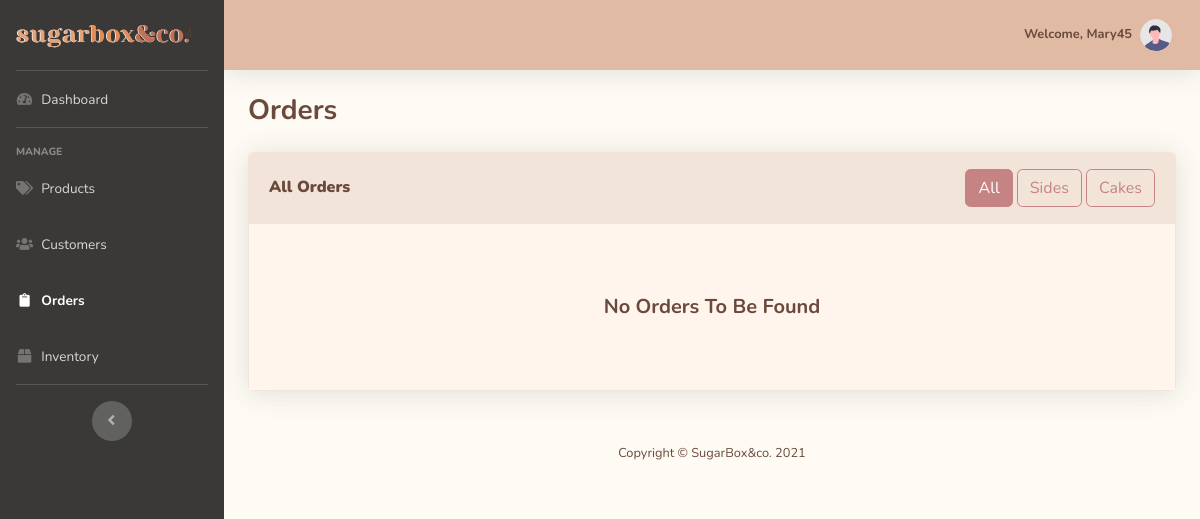
The app's page /admin-src/orders.php (signed in), older data.
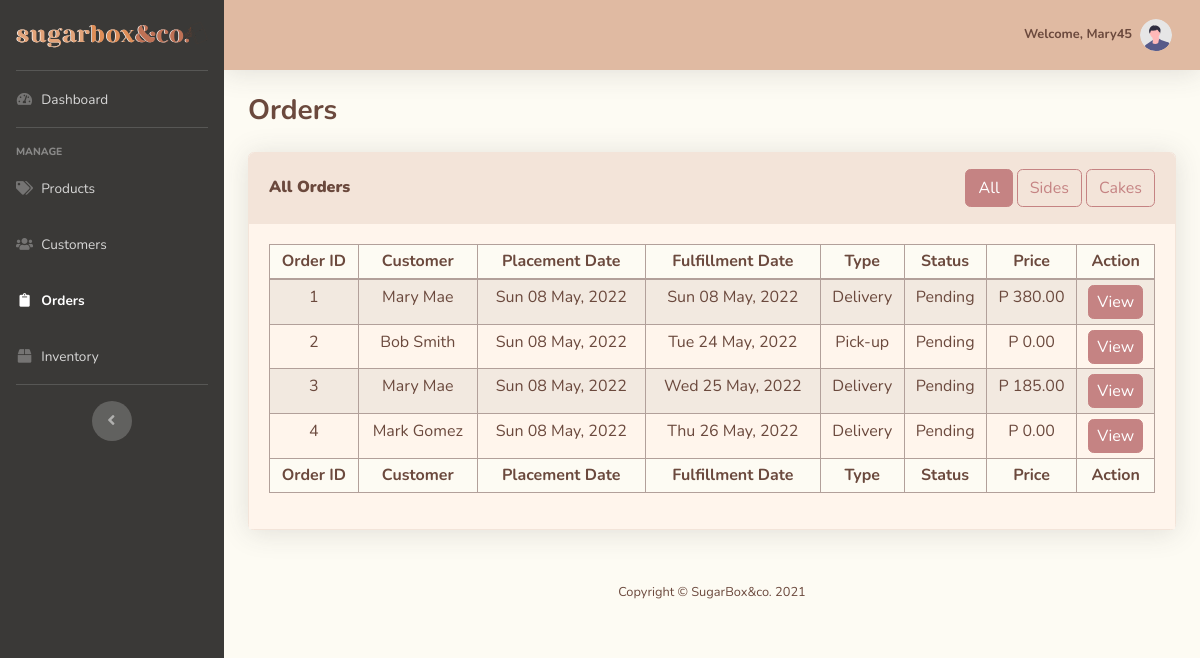
The same page, newer data.
### tables this page shows
CREATE TABLE `orders` (
  `Order_ID` int(11) NOT NULL,
  `Cust_ID` int(11) NOT NULL,
  `Order_Placement_Date` date NOT NULL DEFAULT current_timestamp(),
  `Order_Fullfilment_Date` date NOT NULL,
  `Order_Type` enum('Pick-up','Delivery','','') NOT NULL COMMENT '''Pick-up'', ''Delivery''',
  `Order_Status` enum('Pending','In progress','Ready for pick-up','Delivering','Delivery failed','Claimed','Cancelled') NOT NULL COMMENT '''Pending'',''In progress'',''Ready for pick-up'',''Delivering'',''Delivery failed'',''Claimed'',''Cancelled''',
  `Total_Price` float(15,2) NOT NULL
);

CREATE TABLE `customer` (
  `Cust_ID` int(11) NOT NULL,
  `Cust_FName` varchar(40) NOT NULL,
  `Cust_LName` varchar(40) NOT NULL,
  `Cust_ContactNo` varchar(11) NOT NULL,
  `Cust_Address` varchar(40) NOT NULL
);

### admin-src/orders.php (the view, shortened to what this page needs)
<?php
include 'includes/header.php';
include 'includes/sidebar.php';
include 'includes/topbar.php'
?>
<head>
</head>
<div class="container-fluid">
    <div class="d-sm-flex align-items-center justify-content-between mb-4">
        <h1 class="h3 mb-0 text-content"><strong>Orders</strong></h1>
    </div>
    <div class="card shadow mb-4 border-section">
        <div class="card-header py-3 bg-section border-section">
            <div class="d-sm-flex align-items-center justify-content-between">
                <h6 class="m-0 font-weight-bold text-content"><strong>All Orders</strong></h6>
                <div>
                    <a href="orders.php?q=all" type="button" class="btn <?php echo (isset($_GET['q']) && $_GET['q'] == 'all') || !isset($_GET['q']) ? 'btn-subheading' : 'btn-outline-subheading' ?>">All</a>
                    <a href="orders.php?q=sides" type="button" class="btn <?php echo isset($_GET['q']) && $_GET['q'] == 'sides' ? 'btn-subheading' : 'btn-outline-subheading' ?>">Sides</a>
                    <a href="orders.php?q=cakes" type="button" class="btn <?php echo isset($_GET['q']) && $_GET['q'] == 'cakes' ? 'btn-subheading' : 'btn-outline-subheading' ?>">Cakes</a>
                </div>
            </div>
        </div>
        <div class="card-body bg-section2 border-section">
            <div class="table-responsive">
            <?php
            $conn = db_connect();
            if (isset($_GET['q']) && $_GET['q'] == 'sides') {
                $orders_query = "SELECT DISTINCT `orders`.*,
                            `customer`.`Cust_FName`,
                            `customer`.`Cust_LName`
                            FROM `orders`
                            INNER JOIN `customer` ON `orders`.`Cust_ID`=`customer`.`Cust_ID`
                            INNER JOIN `order_line` ON `order_line`.`Order_ID`=`orders`.`Order_ID`
                            ORDER BY `orders`.`Order_ID`";
            } else {
                $orders_query = "SELECT `orders`.*,
                            `customer`.`Cust_FName`,
                            `customer`.`Cust_LName`
                            FROM `orders`
                            INNER JOIN `customer` ON `orders`.`Cust_ID`=`customer`.`Cust_ID`
                            ORDER BY `orders`.`Order_ID`";
            }
            $orders_query_run = mysqli_query($conn, $orders_query);
            $check_orders = mysqli_num_rows($orders_query_run) > 0;
            if($check_orders) {
            ?>
                <table class="table table-sm table-bordered table-striped border-content table-content bg-section2 text-content" id="dataTable">
                    <thead class="bg-light text-center">
                        <tr>
                            <th>Order ID</th>
                            <th>Customer</th>
                            <th>Placement Date</th>
                            <th>Fulfillment Date</th>
                            <th>Type</th>
                            <th>Status</th>
                            <th>Price</th>
                            <th>Action</th>
                        </tr>
                    </thead>
                    <tfoot class="bg-light text-center" >
                        <tr>
                            <th>Order ID</th>
                            <th>Customer</th>
                            <th>Placement Date</th>
                            <th>Fulfillment Date</th>
                            <th>Type</th>
                            <th>Status</th>
                            <th>Price</th>
                            <th>Action</th>
                        </tr>
                    </tfoot>
                    <tbody class="text-center">
                        <?php while($row = mysqli_fetch_assoc($orders_query_run)) { ?>
                        <tr>
                            <td><?php echo $row['Order_ID'] ?></td>
                            <td><?php echo $row['Cust_FName'] . " " . $row['Cust_LName'] ?></td>
                            <td><?php echo date('D d F, Y', strtotime($row['Order_Placement_Date'])) ?></td>
                            <td><?php echo date('D d F, Y', strtotime($row['Order_Fullfilment_Date'])) ?></td>
                            <td><?php echo $row['Order_Type'] ?></td>
                            <td><?php echo $row['Order_Status'] ?></td>
                            <td>P <?php echo $row['Total_Price'] ?></td>
                            <td><a href="orderDetails.php?order_ID=<?php echo $row['Order_ID'] ?>" type="button" class="btn btn-subheading px-2 py-1">View</a></td>
                        </tr>
                        <?php } ?>
                    </tbody>
                </table>
            <?php } else { ?>
                <p class="text-center lead text-content font-weight-bolder my-5">No Orders To Be Found</p>
            <?php } ?>
            </div>
        </div>
    </div>
</div>
<?php
include 'includes/footer.php';
include 'includes/scripts.php'
?>

Row changes from the older to the newer data that the page shows:
added orders: Order_ID "1", Cust_ID.Cust_FName "Mary", Cust_ID.Cust_LName "Mae", Order_Placement_Date "Sun 08 May, 2022", Order_Fullfilment_Date "Sun 08 May, 2022", Order_Type "Delivery", Order_Status "Pending", Total_Price "380.00"
added orders: Order_ID "2", Cust_ID.Cust_FName "Bob", Cust_ID.Cust_LName "Smith", Order_Placement_Date "Sun 08 May, 2022", Order_Fullfilment_Date "Tue 24 May, 2022", Order_Type "Pick-up", Order_Status "Pending", Total_Price "0.00"
added orders: Order_ID "3", Cust_ID.Cust_FName "Mary", Cust_ID.Cust_LName "Mae", Order_Placement_Date "Sun 08 May, 2022", Order_Fullfilment_Date "Wed 25 May, 2022", Order_Type "Delivery", Order_Status "Pending", Total_Price "185.00"
added orders: Order_ID "4", Cust_ID.Cust_FName "Mark", Cust_ID.Cust_LName "Gomez", Order_Placement_Date "Sun 08 May, 2022", Order_Fullfilment_Date "Thu 26 May, 2022", Order_Type "Delivery", Order_Status "Pending", Total_Price "0.00"
Text that changed along with them:
text no longer shown: "No Orders To Be Found"
text now shown: "Order ID Customer Placement Date Fulfillment Date Type Status Price Action Order ID Customer Placement Date Fulfillment Date Type Status Price Action"
